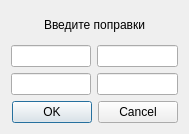
<?xml version="1.0" encoding="UTF-8"?>
<ui version="4.0">
 <class>justDialog</class>
 <widget class="QDialog" name="justDialog">
  <property name="geometry">
   <rect>
    <x>0</x>
    <y>0</y>
    <width>189</width>
    <height>134</height>
   </rect>
  </property>
  <property name="windowTitle">
   <string>justDialog</string>
  </property>
  <layout class="QGridLayout" name="gridLayout_2">
   <item row="0" column="0">
    <widget class="QLabel" name="label">
     <property name="layoutDirection">
      <enum>Qt::LeftToRight</enum>
     </property>
     <property name="text">
      <string>Введите поправки</string>
     </property>
     <property name="alignment">
      <set>Qt::AlignCenter</set>
     </property>
    </widget>
   </item>
   <item row="1" column="0">
    <layout class="QGridLayout" name="gridLayout">
     <item row="0" column="0">
      <widget class="QLineEdit" name="lineEdit_00"/>
     </item>
     <item row="1" column="1">
      <widget class="QLineEdit" name="lineEdit_11"/>
     </item>
     <item row="1" column="0">
      <widget class="QLineEdit" name="lineEdit_10"/>
     </item>
     <item row="0" column="1">
      <widget class="QLineEdit" name="lineEdit_01"/>
     </item>
    </layout>
   </item>
   <item row="2" column="0">
    <widget class="QDialogButtonBox" name="buttonBox">
     <property name="orientation">
      <enum>Qt::Horizontal</enum>
     </property>
     <property name="standardButtons">
      <set>QDialogButtonBox::Cancel|QDialogButtonBox::Ok</set>
     </property>
     <property name="centerButtons">
      <bool>true</bool>
     </property>
    </widget>
   </item>
  </layout>
 </widget>
 <tabstops>
  <tabstop>lineEdit_00</tabstop>
  <tabstop>lineEdit_01</tabstop>
  <tabstop>lineEdit_10</tabstop>
  <tabstop>lineEdit_11</tabstop>
 </tabstops>
 <resources/>
 <connections>
  <connection>
   <sender>buttonBox</sender>
   <signal>accepted()</signal>
   <receiver>justDialog</receiver>
   <slot>accept()</slot>
   <hints>
    <hint type="sourcelabel">
     <x>248</x>
     <y>254</y>
    </hint>
    <hint type="destinationlabel">
     <x>157</x>
     <y>274</y>
    </hint>
   </hints>
  </connection>
  <connection>
   <sender>buttonBox</sender>
   <signal>rejected()</signal>
   <receiver>justDialog</receiver>
   <slot>reject()</slot>
   <hints>
    <hint type="sourcelabel">
     <x>316</x>
     <y>260</y>
    </hint>
    <hint type="destinationlabel">
     <x>286</x>
     <y>274</y>
    </hint>
   </hints>
  </connection>
 </connections>
</ui>
